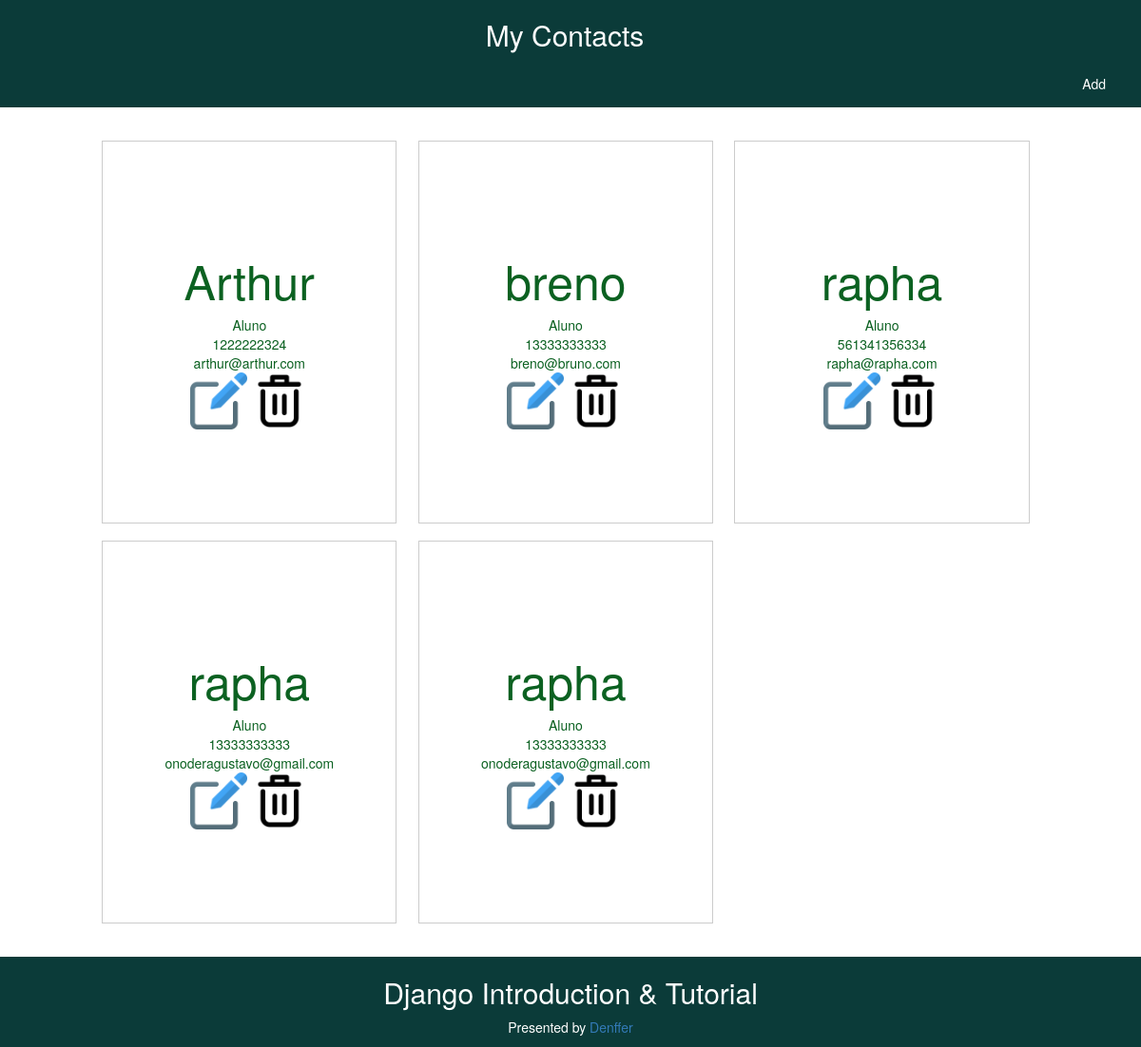
Before: / with the older database file.
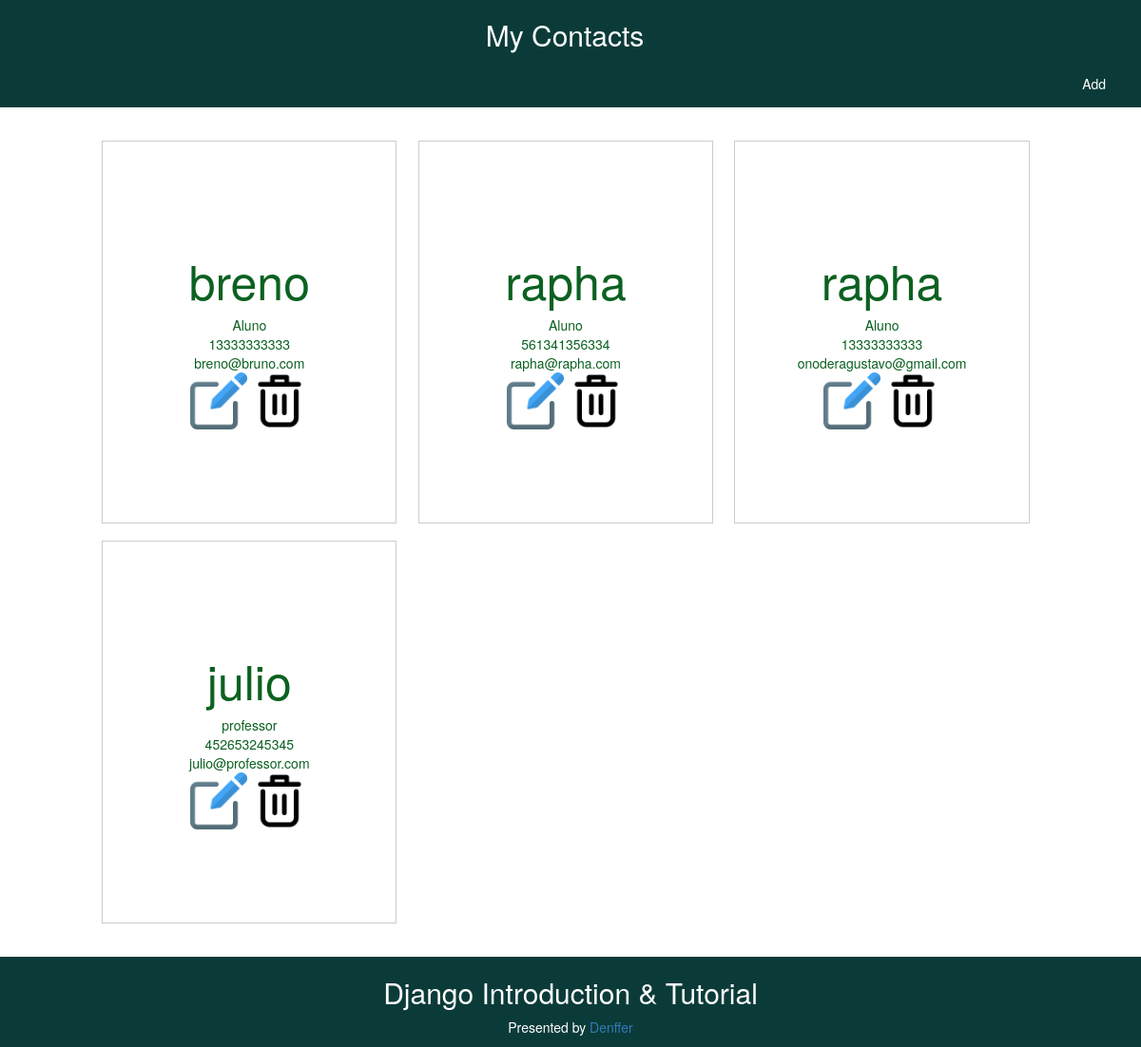
After: the same page with the newer database file.
### mycontacts/models.py (models this page shows)
class Contact(models.Model):
    name = models.CharField(max_length=200)
    relation = models.CharField(max_length=200)
    phone = models.CharField(max_length=200)
    email = models.CharField(max_length=200)

### mycontacts/views.py (the view)
# urls.py: path('', views.show , name='home'),
def show(request):
    contact_list = Contact.objects.all()
    return render(request, 'mycontacts/show.html',{'contacts': contact_list})

### mycontacts/templates/mycontacts/show.html
{% extends 'mycontacts/background.html' %}
{% load static %}
{% block content %}
<div class="container-show">
    <ul class="grid" style="list-style-type: none">
    {% for data in contacts %}
    <li>
        <a href="{% url 'detail' data.id %}" Name: {{data.name}}</a>
        <div>
            <h2 class="name">{{ data.name }}</h2>
            <div class="relation">{{ data.relation }}</div>
            <div class="phone">{{ data.phone }}</div>
            <div class="email"><a href='{{ data.email }}'>{{ data.email }}</a> </div>
            <a href="{% url 'edit' data.id %}">
                <img src="/mycontacts/static/img/editarimagem.png" height="60px">
            </a>
            <a href="{% url 'delete' data.id %}">
                <img src="/mycontacts/static/img/excluirimagem.png" height="60px">
            </a>
        </div>
    </li>
    {%  endfor %}
    </ul>
</div>
{% endblock content %}

### mycontacts/templates/mycontacts/background.html (shortened to what this page needs)
{% load static %}
<!DOCTYPE HTML>
<html lang="en-US">
<head>
    <link rel="stylesheet" href="https://maxcdn.bootstrapcdn.com/bootstrap/3.3.5/css/bootstrap.min.css">
    <link rel="stylesheet" href="https://maxcdn.bootstrapcdn.com/bootstrap/3.3.5/css/bootstrap-theme.min.css">
    <link rel="stylesheet" href="{% static 'css/show.css' %}">
    <link rel="stylesheet" href="{% static 'css/add.css' %}">
</head>
<body>
    <div class="header">
        <h2><a href="/">My Contacts</a></h2>
        <div class="pull-right">
		    <a href="/add">Add</a>
		</div>
    </div>
    <div class="body">
            {% block content %}
    </div>
    <div class="footer">
        <h2>Django Introduction & Tutorial</h2>
        <p>Presented by <a href="https://www.facebook.com/denffer18">Denffer</a></p>
    </div>
</body>
</html>

### mycontacts/static/css/show.css (style rules this page uses)
html { height: 100%; }
.name { font-size: 50px; }
.email { color: #0B6121; }
.grid { overflow: hidden; padding: 2em 2em; max-width: 76em; margin: 0 auto; }
.grid li { padding: 0 0.8em 1.3em ; }
.grid li > div { border-bottom: 1.8px solid #cccccc; border-right: 1.4px solid #cccccc; border-left: 0.7px solid #cccccc; border-top: 0.6px solid #cccccc; background: #ffffff; padding: 7em 2em; text-align: center; }
.grid li a { color: #0B6121; }
@media all and (min-width: 27em) { .grid li { width: 100%; float: left; } }
@media all and (min-width: 40em) { .grid li { width: 50%; } }
@media all and (min-width: 60em) { .grid li { width: 33%; } }
.container-show { padding-top: 10%; padding-bottom: 7%; }
body { position: relative; margin: 0; min-height: 100%; }
.footer { color:white; text-align: center; padding: 0.5px; width: 100%; height: 95px; background-color: #0b3B39; position: absolute; right: 0; bottom: 0; left: 0; }
.header { color:white; background-color: #0B3B39; width: 100%; position:fixed; text-align: center; transition: top .2s ease-in; }
.header a { text-decoration:none; display:block; color:white; background: url(image) center center no-repeat; margin-right: 12px; padding: 15px 25px; }
.header h2 a { text-decoration:none; color:white; padding: 0px 0px; }

Changed rows visible on the page:
removed Contact: name "Arthur", relation "Aluno", phone "1222222324", email "arthur@arthur.com"
removed Contact: name "rapha", relation "Aluno", phone "13333333333", email "onoderagustavo@gmail.com"
added Contact: name "julio", relation "professor", phone "452653245345", email "julio@professor.com"
